Frame 1 (no input): blank canvas, image omitted
Frame 60 (the mouse pressed at the canvas centre just before this capture): blank canvas, image omitted
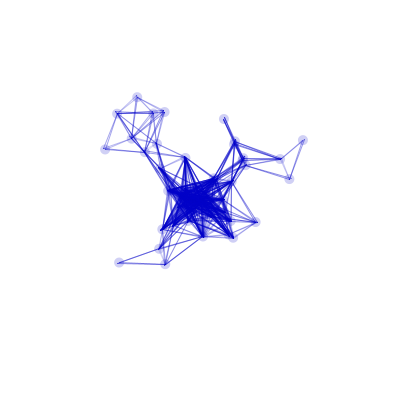
Frame 120 (the mouse held since frame 60 and released just before this capture)

The Processing sketch whose frames 1 and 60 were blank and that drew this single picture after the mouse press (run headless with seeded random() and noise(); from frame 60 on, the mouse is pressed at the canvas centre):

// Processing sketch: Processing_Week3_Particles
// ── Processing_Week3_Particles.pde
float positionsX[] = new float[100];
float positionsY[] = new float[100];
float speedX[] = new float[100];
float speedY[] = new float[100];
float life[] = new float[100];

int lastIndex = 0;

float distance(float x1, float y1, float x2, float y2) {
  return sqrt(
       (x1 - x2) * (x1 - x2)
     + (y1 - y2) * (y1 - y2)
  );
}

void setup() {
  size(400, 400);

  for (int i = 0; i < positionsX.length; i = i + 1) {
    positionsX[i] = 0;
    positionsY[i] = 0;
    speedX[i] = 0;
    speedY[i] = 0;
    life[i] = 0;
  }
}

void draw() {
  background(255);

  int r = 10;

  for (int i = 0; i < positionsX.length; i = i + 1) {
    noStroke();
    fill(0, 0, 200, life[i] * 50);

    float x1 = positionsX[i];
    float y1 = positionsY[i];

    ellipse(x1, y1, r, r);

    positionsY[i] = positionsY[i] + speedY[i];
    positionsX[i] = positionsX[i] + speedX[i];

    if (positionsY[i] > height - r / 2 || positionsY[i] < r / 2) {
      speedY[i] = -speedY[i];
    }
    if (positionsX[i] > width - r / 2 || positionsX[i] < r / 2) {
      speedX[i] = -speedX[i];
    }

    life[i] = life[i] - 0.001;
    if (life[i] < 0) {
      life[i] = 0;
    }

    for (int j = 0; j < positionsX.length; j = j + 1) {
      float x2 = positionsX[j];
      float y2 = positionsY[j];

      float d = distance(x1, y1, x2, y2);

      if (d < 50 && life[i] > 0.1 && life[j] > 0.1) {
        stroke(0, 0, 200, (d / 50.0) * 120.0);
        line(x1, y1, x2, y2);
      }
    }
  }

  if (mousePressed) {
    if (lastIndex == positionsX.length) {
      lastIndex = 0;
    }

    positionsX[lastIndex] = mouseX;
    positionsY[lastIndex] = mouseY;

    int mod = 2;

    speedX[lastIndex] = random(-mod, mod);
    speedY[lastIndex] = random(-mod, mod);

    life[lastIndex] = 1.0;

    lastIndex = lastIndex + 1;
  }
}
